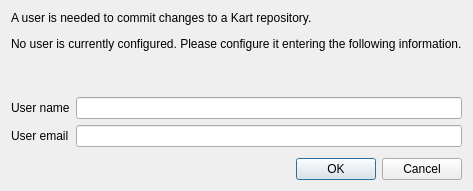
<?xml version="1.0" encoding="UTF-8"?>
<ui version="4.0">
 <class>Dialog</class>
 <widget class="QDialog" name="Dialog">
  <property name="geometry">
   <rect>
    <x>0</x>
    <y>0</y>
    <width>430</width>
    <height>191</height>
   </rect>
  </property>
  <property name="windowTitle">
   <string>User configuration</string>
  </property>
  <layout class="QVBoxLayout" name="verticalLayout">
   <item>
    <layout class="QGridLayout" name="gridLayout">
     <item row="3" column="0">
      <widget class="QLabel" name="label_2">
       <property name="text">
        <string>User email</string>
       </property>
      </widget>
     </item>
     <item row="0" column="0" colspan="2">
      <widget class="QLabel" name="label_3">
       <property name="sizePolicy">
        <sizepolicy hsizetype="Preferred" vsizetype="Maximum">
         <horstretch>0</horstretch>
         <verstretch>0</verstretch>
        </sizepolicy>
       </property>
       <property name="text">
        <string>&lt;html&gt;&lt;head/&gt;&lt;body&gt;&lt;p&gt;A user is needed to commit changes to a Kart repository.&lt;/p&gt;&lt;p&gt;No user is currently configured. Please configure it entering the following information.&lt;/p&gt;&lt;/body&gt;&lt;/html&gt;</string>
       </property>
      </widget>
     </item>
     <item row="2" column="0">
      <widget class="QLabel" name="label">
       <property name="text">
        <string>User name</string>
       </property>
      </widget>
     </item>
     <item row="2" column="1">
      <widget class="QLineEdit" name="txtUsername"/>
     </item>
     <item row="3" column="1">
      <widget class="QLineEdit" name="txtEmail"/>
     </item>
     <item row="1" column="0">
      <spacer name="verticalSpacer_2">
       <property name="orientation">
        <enum>Qt::Vertical</enum>
       </property>
       <property name="sizeType">
        <enum>QSizePolicy::Fixed</enum>
       </property>
       <property name="sizeHint" stdset="0">
        <size>
         <width>20</width>
         <height>40</height>
        </size>
       </property>
      </spacer>
     </item>
    </layout>
   </item>
   <item>
    <spacer name="verticalSpacer">
     <property name="orientation">
      <enum>Qt::Vertical</enum>
     </property>
     <property name="sizeHint" stdset="0">
      <size>
       <width>20</width>
       <height>40</height>
      </size>
     </property>
    </spacer>
   </item>
   <item>
    <widget class="QDialogButtonBox" name="buttonBox">
     <property name="orientation">
      <enum>Qt::Horizontal</enum>
     </property>
     <property name="standardButtons">
      <set>QDialogButtonBox::Cancel|QDialogButtonBox::Ok</set>
     </property>
    </widget>
   </item>
  </layout>
 </widget>
 <resources/>
 <connections/>
</ui>
